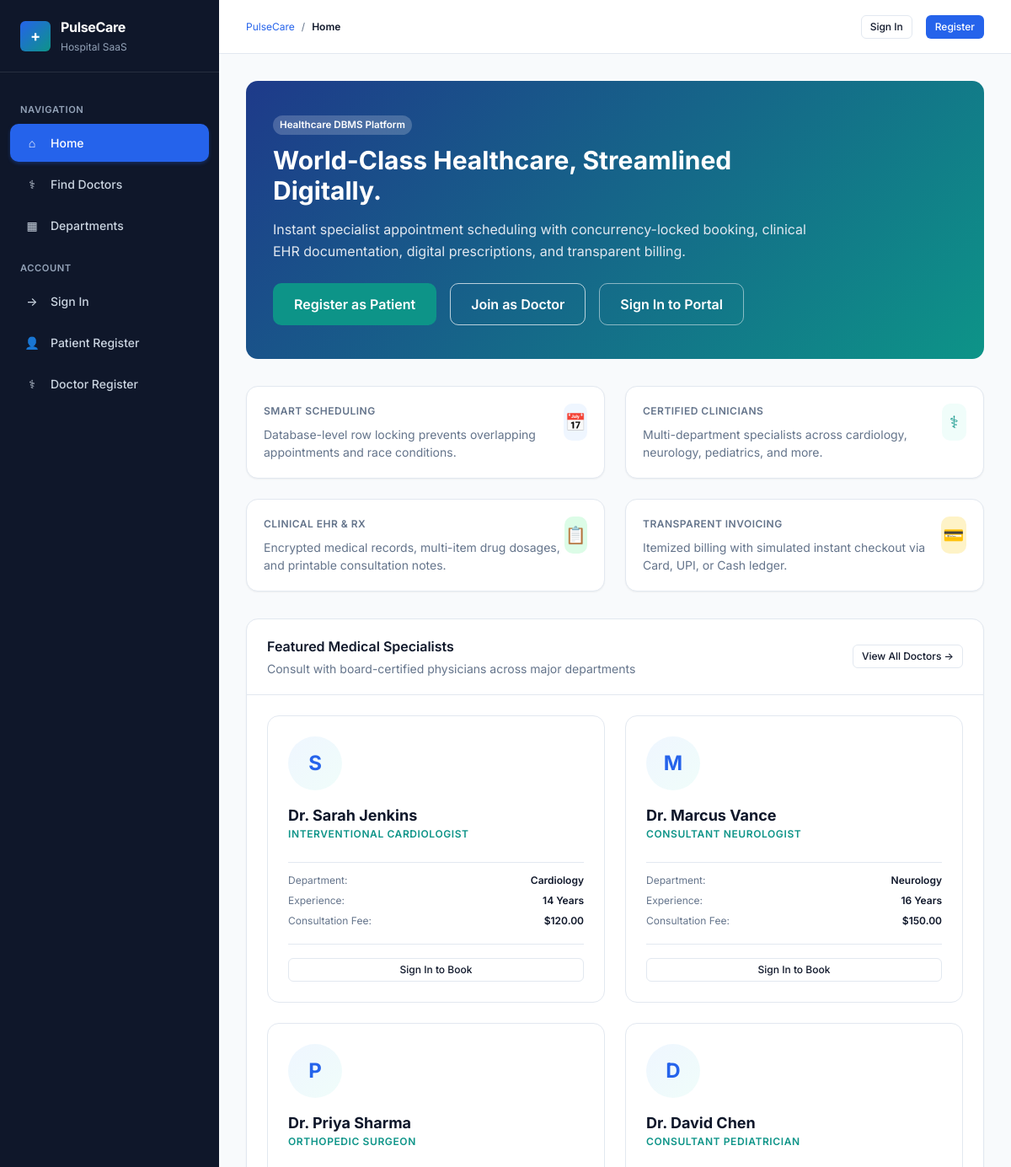
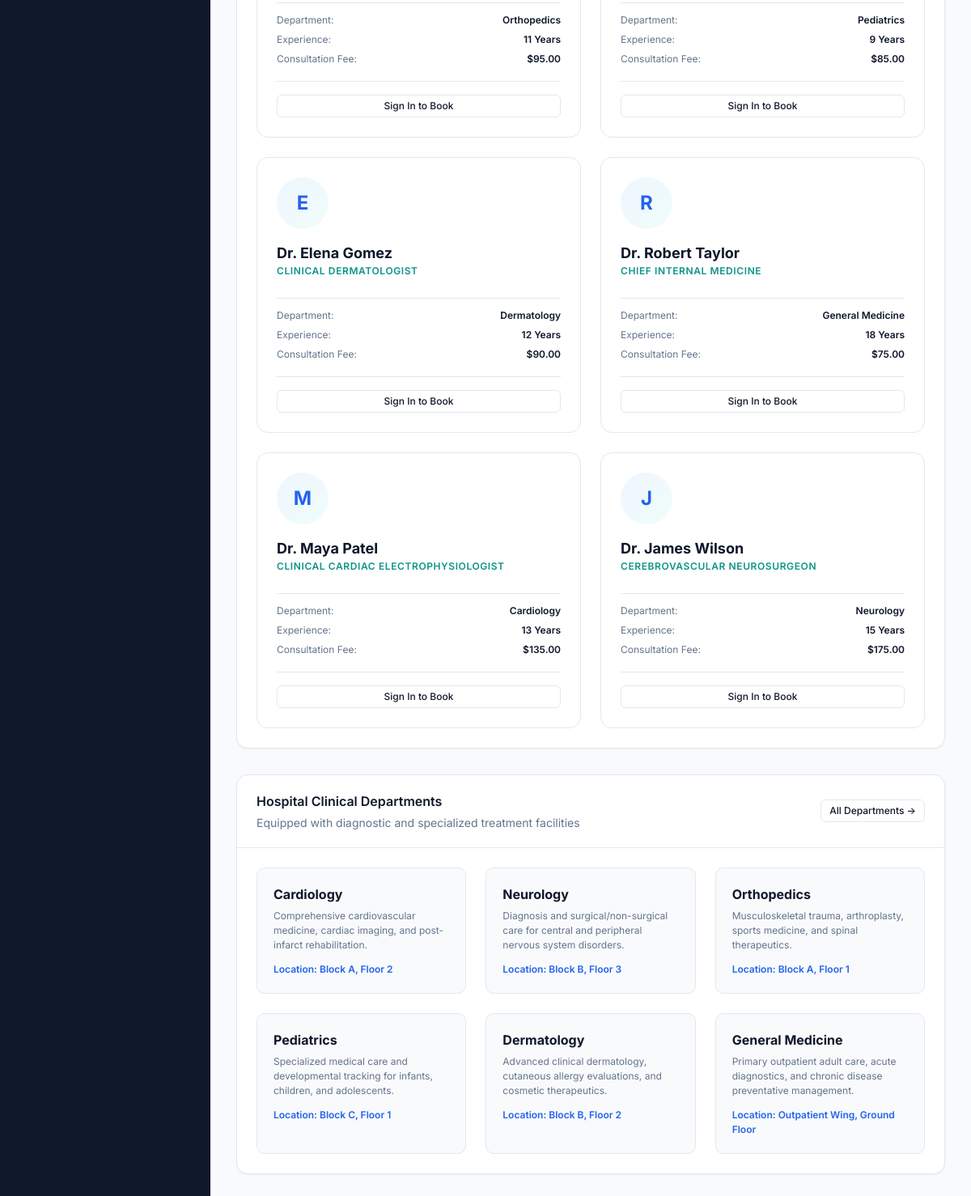
The page / on the database its author committed (2 pictures, top to bottom).
### tables this page shows
CREATE TABLE doctors (
            doctor_id INTEGER PRIMARY KEY AUTOINCREMENT,
            full_name TEXT NOT NULL,
            email TEXT NOT NULL UNIQUE,
            phone TEXT NOT NULL,
            specialization TEXT NOT NULL,
            department_id INTEGER NOT NULL,
            qualification TEXT NOT NULL,
            years_experience INTEGER DEFAULT 0,
            consultation_fee REAL DEFAULT 50.00,
            profile_image TEXT DEFAULT 'default_doctor.png',
            password_hash TEXT NOT NULL,
            is_active INTEGER DEFAULT 1,
            created_at DATETIME DEFAULT CURRENT_TIMESTAMP,
            FOREIGN KEY (department_id) REFERENCES departments(department_id)
        );

CREATE TABLE departments (
            department_id INTEGER PRIMARY KEY AUTOINCREMENT,
            department_name TEXT NOT NULL UNIQUE,
            description TEXT,
            location TEXT,
            contact_number TEXT,
            is_active INTEGER DEFAULT 1,
            created_at DATETIME DEFAULT CURRENT_TIMESTAMP
        );

### app.py (the view)
    @app.route("/")
    def index():
        featured_doctors = execute_query(
            """
            SELECT d.doctor_id, d.full_name, d.specialization, d.qualification,
                   d.years_experience, d.consultation_fee, dept.department_name
            FROM doctors d
            JOIN departments dept ON d.department_id = dept.department_id
            WHERE d.is_active = 1
            ORDER BY d.doctor_id ASC
            LIMIT 8
            """,
            fetch="all"
        ) or []
        departments = execute_query(
            """
            SELECT department_id, department_name, description, location
            FROM departments
            WHERE is_active = 1
            LIMIT 6
            """,
            fetch="all"
        ) or []
        return render_template(
            "index.html",
            featured_doctors=featured_doctors,
            departments=departments
        )

### database/connection.py (called while the page is built, shortened)
def get_db():
    in_ctx = has_app_context()
    if in_ctx and "db" in g:
        return g.db
    global _mysql_pool
    use_sqlite = os.environ.get("USE_SQLITE_FALLBACK", "0") == "1"
    if not use_sqlite and MYSQL_AVAILABLE:
        if _mysql_pool is None and in_ctx and current_app:
            init_mysql_pool(current_app.config)
    conn = _get_or_create_sqlite_conn()
    if in_ctx:
        g.db = conn
        g.db_type = "sqlite"
    return conn

def _get_or_create_sqlite_conn():
    global _sqlite_standalone_conn
    db_path = os.environ.get("SQLITE_DB_PATH", os.path.join(os.path.dirname(__file__), "hms_fallback.db"))
    return _sqlite_standalone_conn

### extensions.py (called while the page is built, shortened)
def generate_csrf_token() -> str:
    if "_csrf_token" not in session:
        session["_csrf_token"] = secrets.token_hex(24)
    return session["_csrf_token"]

def get_current_user() -> Optional[Dict[str, Any]]:
    return None

### templates/index.html (shortened to what this page needs)
{% extends "base.html" %}
{% block breadcrumb %}Home{% endblock %}
{% block content %}
<div class="hero-section" style="background:linear-gradient(135deg, #1E3A8A 0%, #0D9488 100%);color:white;border-radius:var(--radius-lg);padding:var(--space-10) var(--space-8);margin-bottom:var(--space-8);position:relative;overflow:hidden;">
  <div style="max-width:650px;position:relative;z-index:2;">
    <span class="badge" style="background:rgba(255,255,255,0.2);color:#FFFFFF;margin-bottom:var(--space-3);">Healthcare DBMS Platform</span>
    <h1 style="font-size:var(--font-size-3xl);font-weight:700;line-height:1.2;margin-bottom:var(--space-4);">
      World-Class Healthcare, Streamlined Digitally.
    </h1>
    <p style="font-size:var(--font-size-base);color:#E2E8F0;line-height:1.6;margin-bottom:var(--space-6);">
      Instant specialist appointment scheduling with concurrency-locked booking, clinical EHR documentation, digital prescriptions, and transparent billing.
    </p>
    <div style="display:flex;gap:var(--space-4);flex-wrap:wrap;">
      {% if not current_user %}
        <a href="{{ url_for('auth.register', role='patient') }}" class="btn btn-secondary btn-lg">Register as Patient</a>
        <a href="{{ url_for('auth.register', role='doctor') }}" class="btn btn-outline btn-lg" style="color:white;border-color:rgba(255,255,255,0.7);">Join as Doctor</a>
        <a href="{{ url_for('auth.login') }}" class="btn btn-outline btn-lg" style="color:white;border-color:rgba(255,255,255,0.5);">Sign In to Portal</a>
      {% elif current_user.role == 'patient' %}
        <a href="{{ url_for('appointments.book') }}" class="btn btn-secondary btn-lg">Book Appointment Now</a>
        <a href="{{ url_for('patient.dashboard') }}" class="btn btn-outline btn-lg" style="color:white;border-color:white;">View My Dashboard</a>
      {% elif current_user.role == 'doctor' %}
        <a href="{{ url_for('doctor.dashboard') }}" class="btn btn-secondary btn-lg">Doctor Dashboard</a>
      {% elif current_user.role == 'admin' %}
        <a href="{{ url_for('admin.dashboard') }}" class="btn btn-secondary btn-lg">Hospital Administration</a>
      {% endif %}
    </div>
  </div>
</div>
<div class="grid-4" style="margin-bottom:var(--space-8);">
  <div class="stat-card">
    <div>
      <div class="stat-title">Smart Scheduling</div>
      <div style="font-size:var(--font-size-sm);color:var(--text-secondary);margin-top:8px;">
        Database-level row locking prevents overlapping appointments and race conditions.
      </div>
    </div>
    <div class="stat-icon icon-blue">&#128197;</div>
  </div>
  <div class="stat-card">
    <div>
      <div class="stat-title">Certified Clinicians</div>
      <div style="font-size:var(--font-size-sm);color:var(--text-secondary);margin-top:8px;">
        Multi-department specialists across cardiology, neurology, pediatrics, and more.
      </div>
    </div>
    <div class="stat-icon icon-teal">&#9877;</div>
  </div>
  <div class="stat-card">
    <div>
      <div class="stat-title">Clinical EHR & Rx</div>
      <div style="font-size:var(--font-size-sm);color:var(--text-secondary);margin-top:8px;">
        Encrypted medical records, multi-item drug dosages, and printable consultation notes.
      </div>
    </div>
    <div class="stat-icon icon-green">&#128203;</div>
  </div>
  <div class="stat-card">
    <div>
      <div class="stat-title">Transparent Invoicing</div>
      <div style="font-size:var(--font-size-sm);color:var(--text-secondary);margin-top:8px;">
        Itemized billing with simulated instant checkout via Card, UPI, or Cash ledger.
      </div>
    </div>
    <div class="stat-icon icon-amber">&#128179;</div>
  </div>
</div>
<div class="card" style="margin-bottom:var(--space-8);">
  <div class="card-header">
    <div>
      <h3 class="card-title">Featured Medical Specialists</h3>
      <p class="page-subtitle">Consult with board-certified physicians across major departments</p>
    </div>
    <a href="{{ url_for('patient.doctors') }}" class="btn btn-outline btn-sm">View All Doctors &rarr;</a>
  </div>
  <div class="card-body">
    <div class="grid-4">
      {% for doc in featured_doctors %}
        <div class="doctor-card">
          <div class="doctor-avatar-circle">{{ doc.full_name[4:5] }}</div>
          <div class="doctor-card-name">{{ doc.full_name }}</div>
          <div class="doctor-card-spec">{{ doc.specialization }}</div>
          <ul class="doctor-meta-list">
            <li><span>Department:</span> <span class="val">{{ doc.department_name }}</span></li>
            <li><span>Experience:</span> <span class="val">{{ doc.years_experience }} Years</span></li>
            <li><span>Consultation Fee:</span> <span class="val">{{ doc.consultation_fee|currency_fmt }}</span></li>
          </ul>
          {% if current_user and current_user.role == 'patient' %}
            <a href="{{ url_for('appointments.book', doctor_id=doc.doctor_id) }}" class="btn btn-primary btn-sm">Book Appointment</a>
          {% else %}
            <a href="{{ url_for('auth.login') }}" class="btn btn-outline btn-sm">Sign In to Book</a>
          {% endif %}
        </div>
      {% endfor %}
    </div>
  </div>
</div>
<div class="card">
  <div class="card-header">
    <div>
      <h3 class="card-title">Hospital Clinical Departments</h3>
      <p class="page-subtitle">Equipped with diagnostic and specialized treatment facilities</p>
    </div>
    <a href="{{ url_for('patient.departments') }}" class="btn btn-outline btn-sm">All Departments &rarr;</a>
  </div>
  <div class="card-body">
    <div class="grid-3">
      {% for dept in departments %}
        <div style="padding:var(--space-5);border:1px solid var(--border-color);border-radius:var(--radius-md);background:#F8FAFC;">
          <h4 style="font-size:var(--font-size-base);font-weight:700;color:var(--text-primary);margin-bottom:6px;">{{ dept.department_name }}</h4>
          <p style="font-size:var(--font-size-xs);color:var(--text-secondary);line-height:1.5;margin-bottom:12px;">{{ dept.description }}</p>
          <div style="font-size:var(--font-size-xs);color:var(--primary-blue);font-weight:600;">Location: {{ dept.location }}</div>
        </div>
      {% endfor %}
    </div>
  </div>
</div>
{% endblock %}

### static/css/style.css (style rules this page uses)
:root { --primary-blue: #2563EB; --primary-blue-hover: #1D4ED8; --primary-blue-light: #EFF6FF; --secondary-teal: #0D9488; --secondary-teal-hover: #0F766E; --secondary-teal-light: #F0FDFA; --bg-main: #F8FAFC; --bg-card: #FFFFFF; --bg-sidebar: #0F172A; --bg-sidebar-hover: #1E293B; --text-primary: #0F172A; --text-secondary: #64748B; --text-muted: #94A3B8; --text-white: #FFFFFF; --border-color: #E2E8F0; --border-subtle: #F1F5F9; --success: #16A34A; --success-light: #DCFCE7; --warning: #D97706; --warning-light: #FEF3C7; --error: #DC2626; --error-light: #FEE2E2; --info: #0284C7; --info-light: #E0F2FE; --font-family: 'Inter', -apple-system, BlinkMacSystemFont, "Segoe UI", Roboto, Helvetica, Arial, sans-serif; --font-size-xs: 0.75rem; --font-size-sm: 0.875rem; --font-size-base: 1rem; --font-size-lg: 1.125rem; --font-size-xl: 1.25rem; --font-size-2xl: 1.5rem; --font-size-3xl: 1.875rem; --space-1: 4px; --space-2: 8px; --space-3: 12px; --space-4: 16px; --space-5: 20px; --space-6: 24px; --space-8: 32px; --space-10: 40px; --radius-sm: 6px; --radius-md: 10px; --radius-lg: 14px; --radius-full: 9999px; --shadow-sm: 0 1px 2px 0 rgba(0, 0, 0, 0.05); --shadow-md: 0 4px 6px -1px rgba(0, 0, 0, 0.08), 0 2px 4px -2px rgba(0, 0, 0, 0.05); --shadow-lg: 0 10px 15px -3px rgba(0, 0, 0, 0.08), 0 4px 6px -4px rgba(0, 0, 0, 0.03); --transition-fast: 150ms ease-in-out; --transition-base: 200ms ease-in-out; }
*, *::before, *::after { box-sizing: border-box; margin: 0; padding: 0; }
body { font-family: var(--font-family); font-size: var(--font-size-sm); color: var(--text-primary); background-color: var(--bg-main); line-height: 1.5; -webkit-font-smoothing: antialiased; }
a { color: var(--primary-blue); text-decoration: none; transition: color var(--transition-fast); }

### static/css/components.css (style rules this page uses)
.page-subtitle { font-size: var(--font-size-sm); color: var(--text-secondary); margin-top: var(--space-1); }
.btn { display: inline-flex; align-items: center; justify-content: center; gap: var(--space-2); padding: 8px 16px; border-radius: var(--radius-md); font-size: var(--font-size-sm); font-weight: 500; cursor: pointer; border: 1px solid transparent; transition: all var(--transition-fast); text-decoration: none; }
.btn-secondary { background-color: var(--secondary-teal); color: #FFFFFF; }
.btn-outline { background-color: transparent; border-color: var(--border-color); color: var(--text-primary); }
.btn-sm { padding: 4px 10px; font-size: var(--font-size-xs); border-radius: var(--radius-sm); }
.btn-lg { padding: 12px 24px; font-size: var(--font-size-base); font-weight: 600; }
.card { background-color: var(--bg-card); border: 1px solid var(--border-color); border-radius: var(--radius-lg); box-shadow: var(--shadow-sm); overflow: hidden; margin-bottom: var(--space-6); }
.card-header { padding: var(--space-5) var(--space-6); border-bottom: 1px solid var(--border-color); display: flex; align-items: center; justify-content: space-between; }
.card-title { font-size: var(--font-size-base); font-weight: 600; color: var(--text-primary); }
.card-body { padding: var(--space-6); }
.stat-card { background: var(--bg-card); border: 1px solid var(--border-color); border-radius: var(--radius-lg); padding: var(--space-5); display: flex; align-items: flex-start; justify-content: space-between; box-shadow: var(--shadow-sm); transition: transform var(--transition-fast), box-shadow var(--transition-fast); }
.stat-title { font-size: var(--font-size-xs); font-weight: 600; text-transform: uppercase; color: var(--text-secondary); letter-spacing: 0.04em; }
.stat-icon { width: 44px; height: 44px; border-radius: var(--radius-md); display: flex; align-items: center; justify-content: center; font-size: 1.25rem; }
.icon-blue { background-color: var(--primary-blue-light); color: var(--primary-blue); }
.icon-teal { background-color: var(--secondary-teal-light); color: var(--secondary-teal); }
.icon-amber { background-color: var(--warning-light); color: var(--warning); }
.icon-green { background-color: var(--success-light); color: var(--success); }
.badge { display: inline-flex; align-items: center; gap: 4px; padding: 3px 8px; border-radius: var(--radius-full); font-size: 0.725rem; font-weight: 600; text-transform: capitalize; }
.grid-3 { display: grid; grid-template-columns: repeat(3, 1fr); gap: var(--space-6); }
.grid-4 { display: grid; grid-template-columns: repeat(4, 1fr); gap: var(--space-6); }

### static/css/responsive.css (style rules this page uses)
@media (max-width: 1200px) { .grid-4 { grid-template-columns: repeat(2, 1fr); } }

### rows shown on the page
doctors: full_name "S", full_name "Dr. Sarah Jenkins", specialization "INTERVENTIONAL CARDIOLOGIST", department_name "Cardiology", years_experience "14", consultation_fee "$120.00"
doctors: full_name "M", full_name "Dr. Marcus Vance", specialization "CONSULTANT NEUROLOGIST", department_name "Neurology", years_experience "16", consultation_fee "$150.00"
doctors: full_name "P", full_name "Dr. Priya Sharma", specialization "ORTHOPEDIC SURGEON", department_name "Orthopedics", years_experience "11", consultation_fee "$95.00"
doctors: full_name "D", full_name "Dr. David Chen", specialization "CONSULTANT PEDIATRICIAN", department_name "Pediatrics", years_experience "9", consultation_fee "$85.00"
doctors: full_name "E", full_name "Dr. Elena Gomez", specialization "CLINICAL DERMATOLOGIST", department_name "Dermatology", years_experience "12", consultation_fee "$90.00"
doctors: full_name "R", full_name "Dr. Robert Taylor", specialization "CHIEF INTERNAL MEDICINE", department_name "General Medicine", years_experience "18", consultation_fee "$75.00"
doctors: full_name "M", full_name "Dr. Maya Patel", specialization "CLINICAL CARDIAC ELECTROPHYSIOLOGIST", department_name "Cardiology", years_experience "13", consultation_fee "$135.00"
doctors: full_name "J", full_name "Dr. James Wilson", specialization "CEREBROVASCULAR NEUROSURGEON", department_name "Neurology", years_experience "15", consultation_fee "$175.00"
departments: department_name "Cardiology", description "Comprehensive cardiovascular medicine, cardiac imaging, and post-infarct rehabilitation.", location "Block A, Floor 2"
departments: department_name "Neurology", description "Diagnosis and surgical/non-surgical care for central and peripheral nervous system disorders.", location "Block B, Floor 3"
departments: department_name "Orthopedics", description "Musculoskeletal trauma, arthroplasty, sports medicine, and spinal therapeutics.", location "Block A, Floor 1"
departments: department_name "Pediatrics", description "Specialized medical care and developmental tracking for infants, children, and adolescents.", location "Block C, Floor 1"
departments: department_name "Dermatology", description "Advanced clinical dermatology, cutaneous allergy evaluations, and cosmetic therapeutics.", location "Block B, Floor 2"
departments: department_name "General Medicine", description "Primary outpatient adult care, acute diagnostics, and chronic disease preventative management.", location "Outpatient Wing, Ground Floor"
